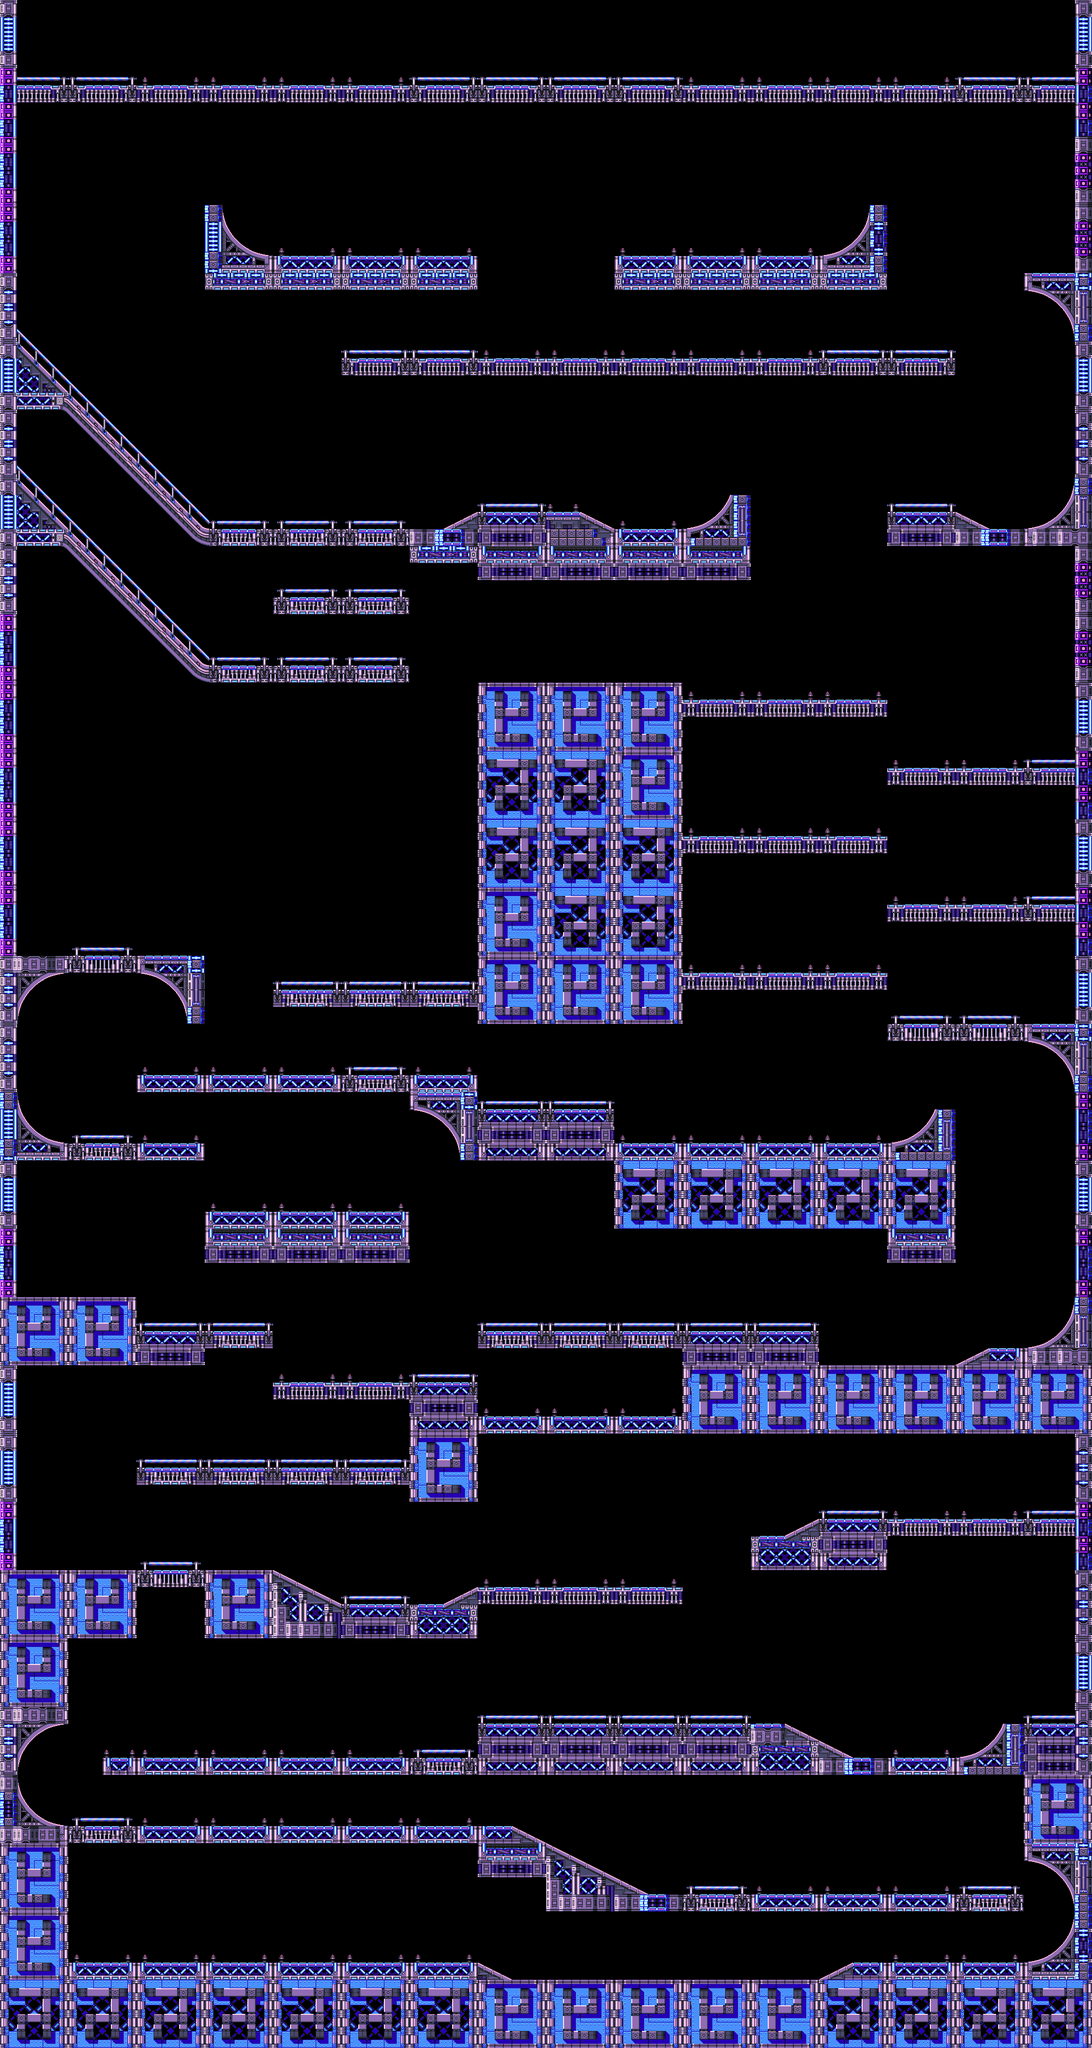

A level layout from a 2D game, rendered from its tile map. Below: a short description, then the map file with its tile-grid data intact:
An orthogonal 16x30 tile map with 128x128 px tiles, 2 tile layers (bg0, fg0), 1 hidden layer not drawn and 1 object (spawner).

<map version="1.10" tiledversion="1.10.2" orientation="orthogonal" renderorder="right-down" width="16" height="30" tilewidth="128" tileheight="128" infinite="0" nextlayerid="5" nextobjectid="2">
 <tileset firstgid="1" source="R5.tsx" />
 <layer id="2" name="bg1" width="16" height="30" visible="0">
  <data encoding="csv">
0,0,0,0,0,0,0,0,0,0,0,0,0,0,0,0,
0,0,0,0,0,0,0,0,0,0,0,0,0,0,0,0,
0,0,0,0,0,0,0,0,0,0,0,0,0,0,0,0,
0,0,0,0,0,0,0,0,0,0,0,0,0,0,0,0,
0,0,0,0,0,0,0,0,0,0,0,0,0,0,0,0,
0,0,0,0,0,0,0,0,0,0,0,0,0,0,0,0,
0,0,0,0,0,0,0,0,0,0,0,0,0,0,0,0,
0,0,0,0,0,0,0,0,0,0,0,0,0,0,0,0,
0,0,0,0,0,0,0,0,0,0,0,0,0,0,0,0,
0,0,0,0,0,0,0,0,0,0,0,0,0,0,0,0,
0,0,0,0,0,0,0,0,0,0,0,0,0,0,0,0,
0,0,0,0,0,0,0,0,0,0,0,0,0,0,0,0,
0,0,0,0,0,0,0,0,0,0,0,0,0,0,0,0,
0,0,0,0,0,0,0,0,0,0,0,0,0,0,0,0,
0,0,0,0,0,0,0,0,0,0,0,0,0,0,0,0,
0,0,0,0,0,0,0,0,0,0,0,0,0,0,0,0,
0,0,0,0,0,0,0,0,0,0,0,0,0,0,0,0,
0,137,0,0,0,0,0,0,0,0,0,0,0,0,0,0,
0,137,0,0,0,0,0,0,0,0,0,0,0,0,0,0,
0,0,0,0,0,0,0,0,0,0,0,0,0,0,0,0,
0,137,0,0,0,0,0,0,0,0,0,0,0,0,0,0,
0,137,0,0,0,0,0,0,0,0,0,0,0,0,0,0,
0,137,0,0,0,0,0,0,0,0,0,0,0,0,0,0,
0,0,0,0,0,0,0,0,0,0,0,0,0,0,0,0,
0,0,0,0,0,0,0,0,0,0,0,0,0,0,0,0,
0,0,0,0,0,0,0,0,0,0,0,0,0,0,0,0,
0,0,0,0,0,0,0,0,0,0,0,0,0,0,0,0,
0,0,0,0,0,0,0,0,0,0,0,0,0,0,0,0,
0,0,0,0,0,0,0,0,137,137,137,137,0,0,0,0,
0,0,0,0,0,0,0,0,0,0,0,0,0,0,0,0
</data>
 </layer>
 <layer id="1" name="bg0" width="16" height="30">
  <data encoding="csv">
141,0,0,0,0,0,0,0,0,0,0,0,0,0,0,142,
23,154,9,9,9,9,154,154,154,154,9,9,9,9,154,22,
164,0,0,0,0,0,0,0,0,0,0,0,0,0,0,54,
164,0,0,6,8,8,8,0,0,8,8,8,7,0,0,54,
139,0,0,59,59,59,59,0,0,59,59,59,59,0,0,5,
48,57,0,0,0,154,154,9,9,9,9,9,154,154,0,142,
162,52,57,0,0,0,0,0,0,0,0,0,0,0,0,14,
48,15,56,149,55,55,36,24,39,8,50,0,0,24,37,65,
140,52,57,0,55,55,59,67,67,67,67,0,0,0,0,54,
164,16,56,149,55,55,0,0,0,0,0,0,0,0,0,54,
164,0,0,0,0,0,0,3,3,3,9,9,9,0,0,142,
164,0,0,0,0,0,0,138,138,3,0,0,0,9,9,22,
164,0,0,0,0,0,0,138,138,138,9,9,9,0,0,142,
164,157,0,0,0,0,0,3,138,138,0,0,0,9,9,22,
4,12,5,0,53,53,53,3,3,3,9,9,9,157,157,142,
13,0,8,8,8,55,8,0,0,0,0,0,0,12,12,5,
6,55,8,0,0,0,5,25,25,8,8,8,8,50,0,163,
141,0,0,8,8,8,0,0,0,138,138,138,138,138,0,142,
164,0,0,67,67,67,0,0,0,0,0,0,0,67,0,163,
3,3,24,53,0,0,0,53,53,53,24,24,0,0,34,65,
141,0,0,0,9,9,25,8,8,8,3,3,3,3,3,3,
141,0,53,53,53,53,3,0,0,0,0,0,0,0,0,14,
164,0,157,0,0,0,0,0,0,0,0,42,25,9,9,22,
3,3,12,3,45,24,42,9,9,9,0,0,0,0,0,14,
3,0,0,0,0,0,0,0,0,0,0,0,0,0,0,142,
4,17,8,8,8,8,55,25,25,25,25,61,37,8,50,26,
64,55,8,8,8,8,8,35,0,0,0,0,0,0,0,3,
3,0,0,0,0,0,0,67,45,37,55,8,8,8,55,5,
3,8,8,8,8,8,8,70,0,0,0,0,34,8,8,7,
138,138,138,138,138,138,138,3,3,3,3,3,138,138,138,138
</data>
 </layer>
 <layer id="4" name="fg0" width="16" height="30">
  <data encoding="csv">
0,0,0,0,0,0,0,0,0,0,0,0,0,0,0,0,
23,154,0,0,0,0,154,154,154,154,0,0,0,0,154,22,
0,0,0,0,0,0,0,0,0,0,0,0,0,0,0,0,
0,0,0,0,0,0,0,0,0,0,0,0,0,0,0,0,
139,0,0,0,0,0,0,0,0,0,0,0,0,0,0,0,
48,57,0,0,0,154,154,0,0,0,0,0,154,154,0,0,
162,52,57,0,0,0,0,0,0,0,0,0,0,0,0,0,
48,15,56,149,55,55,0,24,0,0,0,0,0,24,0,0,
0,52,57,0,55,55,0,0,0,0,0,0,0,0,0,0,
0,16,56,149,55,55,0,0,0,0,0,0,0,0,0,0,
0,0,0,0,0,0,0,0,0,0,0,0,0,0,0,0,
0,0,0,0,0,0,0,0,0,0,0,0,0,0,0,22,
0,0,0,0,0,0,0,0,0,0,0,0,0,0,0,0,
0,157,0,0,0,0,0,0,0,0,0,0,0,0,0,22,
0,12,0,0,53,53,53,0,0,0,0,0,0,157,157,0,
0,0,0,0,0,55,0,0,0,0,0,0,0,12,12,0,
0,55,0,0,0,0,0,25,25,0,0,0,0,0,0,0,
0,0,0,0,0,0,0,0,0,0,0,0,0,0,0,0,
0,0,0,0,0,0,0,0,0,0,0,0,0,0,0,0,
0,0,24,53,0,0,0,53,53,53,24,24,0,0,0,0,
0,0,0,0,0,0,25,0,0,0,0,0,0,0,0,0,
0,0,53,53,53,53,0,0,0,0,0,0,0,0,0,0,
0,0,157,0,0,0,0,0,0,0,0,0,25,0,0,22,
0,0,12,0,0,24,0,0,0,0,0,0,0,0,0,0,
0,0,0,0,0,0,0,0,0,0,0,0,0,0,0,0,
0,0,0,0,0,0,55,25,25,25,25,0,0,0,0,26,
0,55,0,0,0,0,0,0,0,0,0,0,0,0,0,0,
0,0,0,0,0,0,0,0,0,0,55,0,0,0,55,0,
0,0,0,0,0,0,0,0,0,0,0,0,0,0,0,0,
0,0,0,0,0,0,0,0,0,0,0,0,0,0,0,0
</data>
 </layer>
 <objectgroup id="3" name="objects">
  <object id="1" name="spawn_sonic" type="spawner" x="125" y="3674">
   <point />
  </object>
 </objectgroup>
</map>